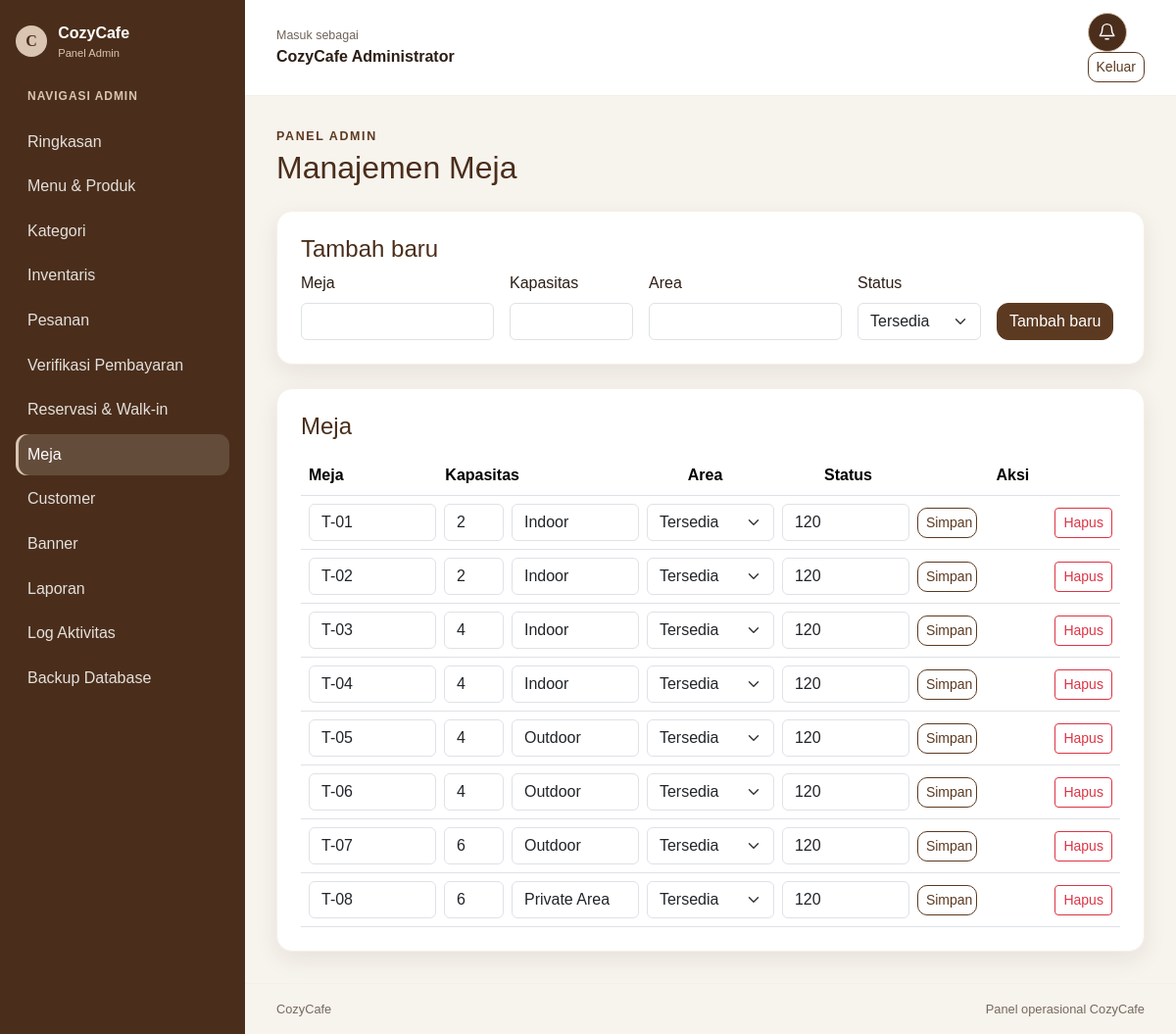
The app's page /admin/tables/index.php (signed in) with its own data.
### tables this page shows
CREATE TABLE IF NOT EXISTS `tables` (
    id INT UNSIGNED NOT NULL AUTO_INCREMENT,
    table_number VARCHAR(20) NOT NULL,
    capacity INT UNSIGNED NOT NULL,
    location_area VARCHAR(100) NOT NULL,
    status ENUM('Tersedia','Digunakan','Tidak Aktif') NOT NULL DEFAULT 'Tersedia',
    occupied_until DATETIME NULL,
    current_reservation_id INT UNSIGNED NULL,
    updated_at DATETIME NOT NULL DEFAULT CURRENT_TIMESTAMP ON UPDATE CURRENT_TIMESTAMP,
    PRIMARY KEY (id),
    UNIQUE KEY uq_tables_number (table_number),
    KEY idx_tables_status_occupied (status, occupied_until),
    KEY idx_tables_current_reservation (current_reservation_id)
);

### includes/functions.php (called while the page is built, shortened)
<?php
function cozycafe_app_path(string $relativePath = ''): string
{
    require_once dirname(__DIR__) . DIRECTORY_SEPARATOR . 'config' . DIRECTORY_SEPARATOR . 'env.php';
    $appUrl = cozycafe_env('APP_URL', 'http://localhost/cozycafe');
    $basePath = parse_url((string) $appUrl, PHP_URL_PATH);
    $basePath = is_string($basePath) ? rtrim($basePath, '/') : '';
    return ($basePath === '' ? '' : $basePath) . '/' . $relativePath;
}
function e(string|int|float|null $value): string
{
    return htmlspecialchars((string) ($value ?? ''), ENT_QUOTES | ENT_SUBSTITUTE, 'UTF-8');
}
function __(string $key, array $replacements = []): string
{
    $language = $_SESSION['lang'] ?? 'id';
    static $catalogues = [];
    if (!isset($catalogues[$language])) {
        $cataloguePath = dirname(__DIR__) . DIRECTORY_SEPARATOR . 'languages' . DIRECTORY_SEPARATOR . $language . '.php';
        $catalogue = require $cataloguePath;
        $catalogues[$language] = $catalogue;
    }
    $text = $catalogues[$language][$key] ?? null;
    $mappedReplacements = [];
    return strtr($text, $mappedReplacements);
}

### config/env.php (called while the page is built, shortened)
<?php
function cozycafe_env(string $key, ?string $default = null): ?string
{
    $value = getenv($key);
    return $value === false ? $default : $value;
}

### admin/tables/index.php (the view, shortened to what this page needs)
<?php
require_once dirname(__DIR__) . DIRECTORY_SEPARATOR . 'includes' . DIRECTORY_SEPARATOR . 'bootstrap.php';
$tables = $pdo->query(
    'SELECT t.id, t.table_number, t.capacity, t.location_area, t.status, t.occupied_until,
            t.current_reservation_id, r.booking_code
     FROM `tables` t
     LEFT JOIN reservations r ON r.id = t.current_reservation_id
     ORDER BY t.table_number'
)->fetchAll();
    ?>
<section class="admin-panel card-cozy mb-4">
    <h2 class="h4"><?= e(__('admin.action.create')) ?></h2>
    <form method="post" action="<?= e(admin_url('tables/index.php')) ?>" class="row g-3">
        <div class="col-6 col-md-3"><label class="form-label" for="new-table-number"><?= e(__('label.table')) ?></label><input class="form-control" id="new-table-number" name="table_number" maxlength="20" required></div>
        <div class="col-6 col-md-2"><label class="form-label" for="new-table-capacity"><?= e(__('admin.field.capacity')) ?></label><input class="form-control" id="new-table-capacity" name="capacity" type="number" min="1" max="100" required></div>
        <div class="col-12 col-md-3"><label class="form-label" for="new-table-area"><?= e(__('admin.field.area')) ?></label><input class="form-control" id="new-table-area" name="location_area" maxlength="100" required></div>
        <div class="col-12 col-md-2"><label class="form-label" for="new-table-status"><?= e(__('label.status')) ?></label><select class="form-select" id="new-table-status" name="status"><option value="Tersedia"><?= e(__('status.table.available')) ?></option><option value="Tidak Aktif"><?= e(__('status.table.inactive')) ?></option></select></div>
        <div class="col-12 col-md-2 d-flex align-items-end"><button class="btn btn-cozy" type="submit"><?= e(__('admin.action.create')) ?></button></div>
    </form>
</section>
<section class="admin-panel card-cozy">
    <h2 class="h4 mb-3"><?= e(__('admin.nav.tables')) ?></h2>
    <?php if ($tables === []): ?><p class="mb-0 text-secondary"><?= e(__('admin.empty.tables')) ?></p><?php else: ?>
        <div class="table-responsive"><table class="table table-cozy align-middle">
            <thead><tr><th><?= e(__('label.table')) ?></th><th><?= e(__('admin.field.capacity')) ?></th><th><?= e(__('admin.field.area')) ?></th><th><?= e(__('label.status')) ?></th><th><?= e(__('admin.table.actions')) ?></th></tr></thead>
            <tbody><?php foreach ($tables as $table): ?>
                <tr><td colspan="5"><form method="post" action="<?= e(admin_url('tables/index.php')) ?>" class="row g-2 align-items-center">
                    <div class="col-6 col-lg-2"><input class="form-control" id="table-number-<?= e((int) $table['id']) ?>" name="table_number" value="<?= e($table['table_number']) ?>" maxlength="20" required></div>
                    <div class="col-6 col-lg-1"><input class="form-control" id="table-capacity-<?= e((int) $table['id']) ?>" name="capacity" type="number" min="1" max="100" value="<?= e((int) $table['capacity']) ?>" required></div>
                    <div class="col-6 col-lg-2"><input class="form-control" id="table-area-<?= e((int) $table['id']) ?>" name="location_area" value="<?= e($table['location_area']) ?>" maxlength="100" required></div>
                    <div class="col-6 col-lg-2"><select class="form-select" id="table-status-<?= e((int) $table['id']) ?>" name="status">
                        <?php foreach (['Tersedia', 'Digunakan', 'Tidak Aktif'] as $status): ?><option value="<?= e($status) ?>" <?= $table['status'] === $status ? 'selected' : '' ?>><?= e(admin_status_label($status, 'table')) ?></option><?php endforeach; ?>
                    </select></div>
                    <div class="col-6 col-lg-2"><input class="form-control" id="occupied-<?= e((int) $table['id']) ?>" name="occupied_minutes" type="number" min="30" max="120" step="30" value="120" aria-label="<?= e(__('admin.field.occupied_minutes')) ?>"></div>
                    <div class="col-6 col-lg-1"><button class="btn btn-outline-cozy btn-sm w-100" type="submit"><?= e(__('button.save')) ?></button></div>
                    <div class="col-12 col-lg-2 d-flex justify-content-between align-items-center">
                        <button class="btn btn-outline-danger btn-sm" type="submit" form="delete-table-<?= e((int) $table['id']) ?>"><?= e(__('button.delete')) ?></button>
                    </div>
                </form></td></tr>
            <?php endforeach; ?></tbody>
        </table></div>
    <?php endif; ?>
</section>

### assets/css/style.css (style rules this page uses)
:root { --color-primary: #5C3A21; --color-primary-dark: #4A2E1B; --color-secondary: #F5EFE6; --color-accent: #D9C5B2; --color-accent-dark: #C8A98E; --color-background: #FAF8F5; --color-text: #2C1E16; --radius-card: 16px; --shadow-soft: 0 8px 24px rgba(44, 30, 22, 0.08); }
* { box-sizing: border-box; }
body { margin: 0; background: var(--color-background); color: var(--color-text); font-family: Arial, sans-serif; }
.card-cozy { border: 1px solid var(--color-secondary); border-radius: var(--radius-card); box-shadow: var(--shadow-soft); }
.btn-cozy { border-color: var(--color-primary); border-radius: 12px; background: var(--color-primary); color: #fff; }
.table-cozy { --bs-table-bg: #fff; --bs-table-striped-bg: var(--color-background); }
.btn-outline-cozy { border: 1px solid var(--color-primary); border-radius: 12px; color: var(--color-primary); }

### assets/css/admin.css (style rules this page uses)
.admin-body { min-height: 100vh; background: #f7f3ed; }
.btn-outline-cozy { border: 1px solid var(--color-primary); border-radius: 10px; color: var(--color-primary); }
.admin-panel { padding: clamp(1rem, 2.5vw, 1.5rem); background: #fff; }
.admin-panel h2 { color: var(--color-primary-dark); }
.admin-main .table { margin-bottom: 0; vertical-align: middle; }
.admin-main .table th { white-space: nowrap; }

### records on screen
tables: table_number "T-01", capacity "2", location_area "Indoor", occupied_minutes "120"
tables: table_number "T-02", capacity "2", location_area "Indoor", occupied_minutes "120"
tables: table_number "T-03", capacity "4", location_area "Indoor"
tables: table_number "T-04", capacity "4", location_area "Indoor"
tables: table_number "T-05", capacity "4", location_area "Outdoor"
tables: table_number "T-06", capacity "4", location_area "Outdoor"
tables: table_number "T-07", capacity "6", location_area "Outdoor"
tables: table_number "T-08", capacity "6", location_area "Private Area"

### other values on screen
__('admin.panel') "Panel Admin"
__('admin.navigation') "NAVIGASI ADMIN"
__($item['label']) "Ringkasan"
__($item['label']) "Menu & Produk"
__($item['label']) "Kategori"
__($item['label']) "Inventaris"
__($item['label']) "Pesanan"
__($item['label']) "Verifikasi Pembayaran"
__($item['label']) "Reservasi & Walk-in"
__($item['label']) "Meja"
__($item['label']) "Customer"
__($item['label']) "Banner"
__($item['label']) "Laporan"
__($item['label']) "Log Aktivitas"
__($item['label']) "Backup Database"
